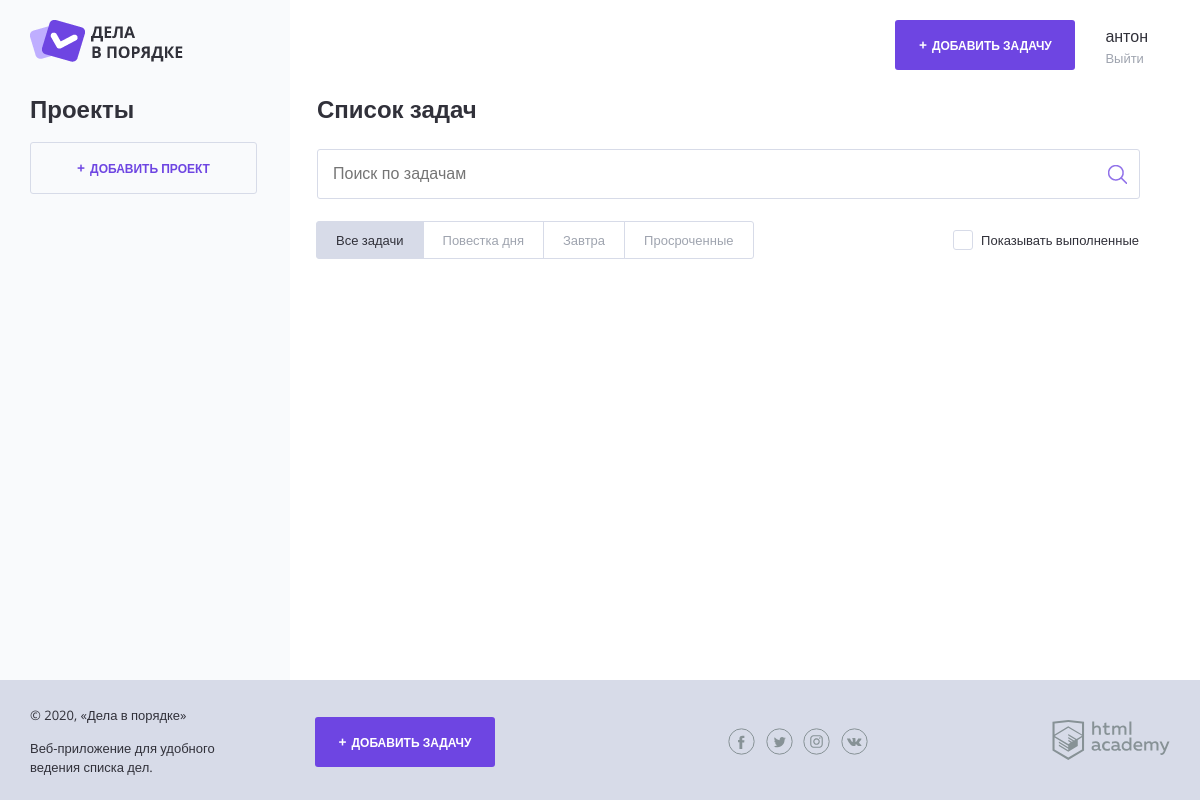
/index.php (signed in), run on an earlier commit of the app's database.
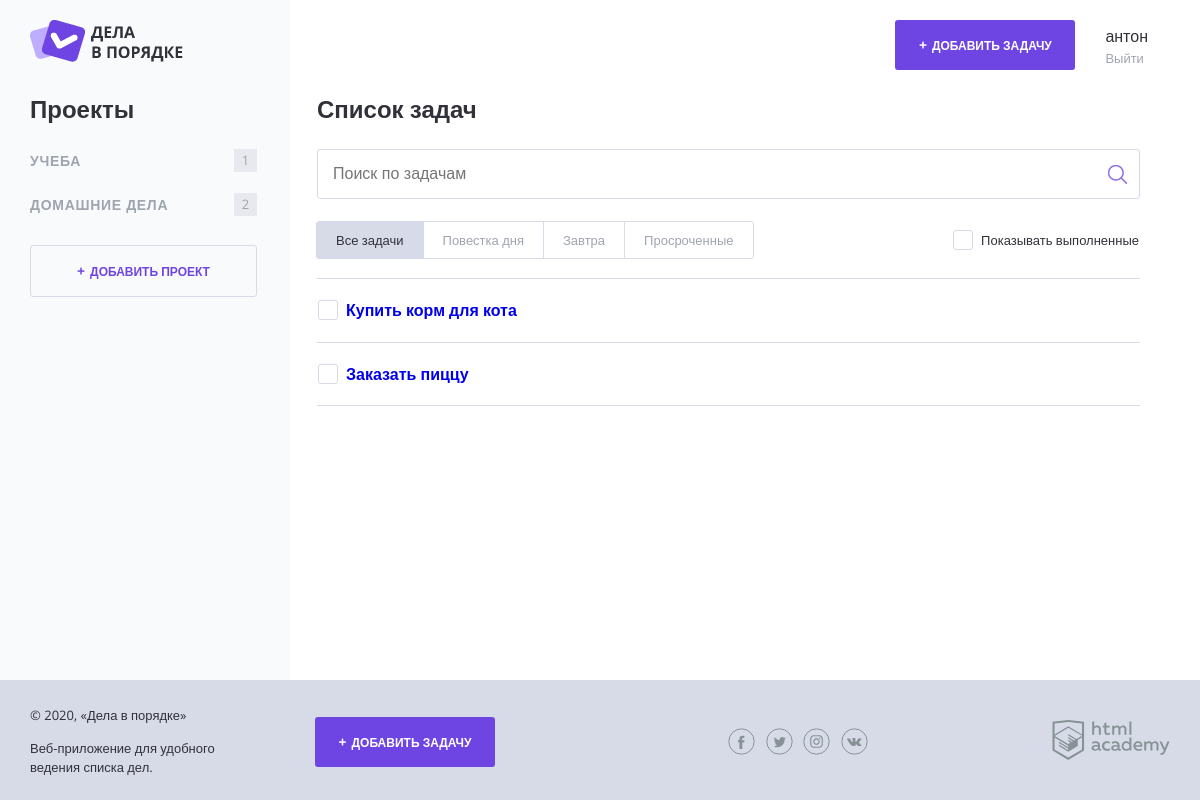
And on a later commit of the database.
### tables this page shows
CREATE TABLE `project` (
  `id` INT(11) NOT NULL AUTO_INCREMENT ,
  `title` CHAR(50) NOT NULL ,
  `user_id` INT(11) NOT NULL , PRIMARY KEY (`id`)
);

CREATE TABLE `task` (
  `id` INT(11) NOT NULL AUTO_INCREMENT ,
  `pubdate` DATETIME NOT NULL DEFAULT CURRENT_TIMESTAMP ,
  `status` INT(11) NOT NULL DEFAULT '0' ,
  `title` CHAR(50) NOT NULL ,
  `link` CHAR(100) NULL ,
  `deadline` DATE NULL ,
  `user_id` INT(11) NOT NULL ,
  `project_id` INT(11) NOT NULL , PRIMARY KEY (`id`)
);

### helpers.php (called while the page is built, shortened)
<?php
function include_template($name, array $data = []) {
    $name = 'templates/' . $name;
    extract($data);
    require $name;
    $result = ob_get_clean();
    return $result;
}
function calc($array_tasks, $project) {
    $i = 0;
    foreach ($array_tasks as $value) {
        if ($value['project_id'] == $project['id']) {
            $i++;
        }
    }
    return $i;
}
function task_important($date) {
    return false;
}

### request_db.php (called while the page is built, shortened)
<?php
require_once('helpers.php');
require('connect.php');
$u_id = $_SESSION['id'];
$project = "SELECT * FROM `project` WHERE `user_id` = $u_id";
$result_project = mysqli_query($con, $project);
$project_arr = mysqli_fetch_all($result_project, MYSQLI_ASSOC);
$tasks = "SELECT * FROM `task` WHERE `user_id` = $u_id";
$result_tasks = mysqli_query($con, $tasks);
$task_array = mysqli_fetch_all($result_tasks, MYSQLI_ASSOC);
$result_task = mysqli_query($con, $tasks);
$task_arr = mysqli_fetch_all($result_task, MYSQLI_ASSOC);
?>

### templates/main.php (the view, shortened to what this page needs)
<section class="content__side">
                <h2 class="content__side-heading">Проекты</h2>
                <nav class="main-navigation">
                <?php foreach ($project_arr as $value): ?>
                    <ul class="main-navigation__list">
                        <li class="main-navigation__list-item">
                            <a class="main-navigation__list-item-link
                            <?= (intval($_GET['id']) == $value['id']) ? 'main-navigation__list-item--active':'';?>" href="index.php?id=<?=$value['id']; ?>">
                            <?=htmlspecialchars($value['title']);?>
                            </a>
                            <span class="main-navigation__list-item-count"><?=calc($task_array, $value);?></span>
                        </li>
                    </ul>
                <?php endforeach; ?>
                </nav>
                <a class="button button--transparent button--plus content__side-button"
                   href="project.php" target="project_add">Добавить проект</a>
            </section>
            <main class="content__main">
                <h2 class="content__main-heading">Список задач</h2>
                <form class="search-form" action="index.php" method="get" autocomplete="off">
                    <input class="search-form__input" type="text" name="search" value="<?=trim(filter_input(INPUT_GET, 'search')) ?>" placeholder="Поиск по задачам">
                    <input class="search-form__submit" type="submit" name="" value="Искать">
                </form>
                <div class="tasks-controls">
                    <nav class="tasks-switch">
                            <a href="/" class="tasks-switch__item <?= ($active_tab === '' || !isset($_GET['date_list'])) ? 'tasks-switch__item--active':''; ?>">Все задачи</a>
                            <a href="index.php?date_list=today" class="tasks-switch__item  <?= ($active_tab === 'today') ? 'tasks-switch__item--active':''; ?>">Повестка дня</a>
                            <a href="index.php?date_list=tomorrow" class="tasks-switch__item  <?= ($active_tab === 'tomorrow') ? 'tasks-switch__item--active':''; ?>">Завтра</a>
                            <a href="index.php?date_list=expired" class="tasks-switch__item  <?= ($active_tab === 'expired') ? 'tasks-switch__item--active':''; ?>">Просроченные</a>
                    </nav>
                    <label class="checkbox">
                        <span class="checkbox__text">Показывать выполненные</span>
                    </label>
                </div>
                <table class="tasks">
                    <?php foreach ($task_arr as $item):
                        if (!$show_complete_tasks && $item['status']) {
                        continue;
                    }?>
                    <tr class="tasks__item task <?= ($item['status']) ? 'task--completed':'';?>
                                                <?= ((task_important($item['deadline'])) && !$item['status']) ? 'task--important':'';?>">
                        <td class="task__select">
                            <label class="checkbox task__checkbox">
                                <a href="index.php?done_task_id=<?= $item['id'] ?>">
                                    <span class="checkbox__text"><?=htmlspecialchars($item['title']);?></span>
                                </a>
                            </label>
                        </td>
                        <td class="task__file">
                        </td>
                        <td class="task__date"><?=$item['deadline'];?></td>
                    </tr>
                    <?php endforeach; ?>
                </table>
            </main>

### templates/layout.php (shortened to what this page needs)
<!DOCTYPE html>
<html lang="ru">
<head>
    <link rel="stylesheet" href="css/normalize.css">
    <link rel="stylesheet" href="css/style.css">
    <link rel="stylesheet" href="css/flatpickr.min.css">
</head>
<body class="<?= (!isset($_SESSION['user'])) ? 'body-background':'';?>">
<div class="page-wrapper">
    <div class="container <?= (isset($_SESSION['user'])) ? 'container--with-sidebar':'';?>">
        <?php if (isset($_SESSION['user'])): ?>
        <header class="main-header">
            <a href="index.php">
                <img src="img/logo.png" width="153" height="42" alt="Логотип Дела в порядке">
            </a>
            <div class="main-header__side">
                <a class="main-header__side-item button button--plus open-modal" href="add.php">Добавить задачу</a>
                <div class="main-header__side-item user-menu">
                    <div class="user-menu__data">
                        <p><?=$user_name;?></p>
                        <a href="logout.php">Выйти</a>
                    </div>
                </div>
            </div>
        </header>
        <?php endif; ?>
        <div class="content">
        <?=$content;?>
        </div>
    </div>
</div>
<footer class="main-footer">
    <div class="container">
        <div class="main-footer__copyright">
            <p>© 2020, «Дела в порядке»</p>
            <p>Веб-приложение для удобного ведения списка дел.</p>
        </div>
        <?php if (isset($_SESSION['user'])): ?>
            <a class="main-footer__button button button--plus" href="add.php">Добавить задачу</a>
        <?php else: ?>
        <?php endif; ?>
        <div class="main-footer__social social">
            <a class="social__link social__link--facebook" href="#">
            </a>
            <a class="social__link social__link--twitter" href="#">
            </a>
            <a class="social__link social__link--instagram" href="#">
            </a>
            <a class="social__link social__link--vkontakte" href="#">
            </a>
        </div>
        <div class="main-footer__developed-by">
            <a href="https://htmlacademy.ru/intensive/php">
                <img src="img/htmlacademy.svg" alt="HTML Academy" width="118" height="40">
            </a>
        </div>
    </div>
</footer>
</body>
</html>

### index.php (shortened to what this page needs)
<?php
require('connect.php');
require_once('helpers.php');
require('request_db.php');
if (isset($_GET['show_completed'])) {
    $show_complete_tasks = 0 + $_GET['show_completed'];
} else {
    $show_complete_tasks = 0;
}
$main_block = include_template('main.php', ['task_array' => $task_array, 'task_arr' => $task_arr, 'project_arr' => $project_arr, 'show_complete_tasks' => $show_complete_tasks]);
$layout_block = include_template('layout.php', ['content' => $main_block, 'user_name' => $_SESSION['name'], 'title' => 'Дела в порядке | Главная']);
print($layout_block);
?>

What changed in the data, as far as the page shows it:
now on this page (row edited): project: title "УЧЕБА", value "1"
now on this page (row edited): project: title "ДОМАШНИЕ ДЕЛА", value "2"
now on this page (row edited): task: title "Купить корм для кота"
now on this page (row edited): task: title "Заказать пиццу"
